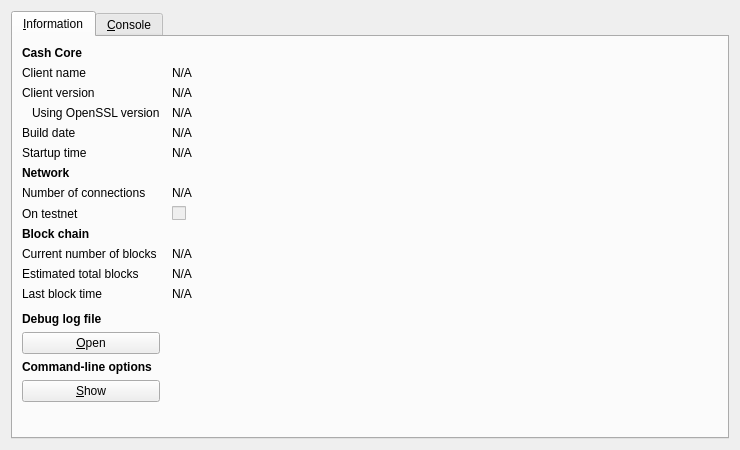
<?xml version="1.0" encoding="UTF-8"?>
<ui version="4.0">
 <class>RPCConsole</class>
 <widget class="QDialog" name="RPCConsole">
  <property name="geometry">
   <rect>
    <x>0</x>
    <y>0</y>
    <width>740</width>
    <height>450</height>
   </rect>
  </property>
  <property name="windowTitle">
   <string>Cash - Debug window</string>
  </property>
  <layout class="QVBoxLayout" name="verticalLayout_2">
   <item>
    <widget class="QTabWidget" name="tabWidget">
     <property name="currentIndex">
      <number>0</number>
     </property>
     <widget class="QWidget" name="tab_info">
      <attribute name="title">
       <string>&amp;Information</string>
      </attribute>
      <layout class="QGridLayout" name="gridLayout" columnstretch="0,1">
       <property name="horizontalSpacing">
        <number>12</number>
       </property>
       <item row="0" column="0">
        <widget class="QLabel" name="label_9">
         <property name="font">
          <font>
           <weight>75</weight>
           <bold>true</bold>
          </font>
         </property>
         <property name="text">
          <string>Cash Core</string>
         </property>
        </widget>
       </item>
       <item row="1" column="0">
        <widget class="QLabel" name="label_5">
         <property name="text">
          <string>Client name</string>
         </property>
        </widget>
       </item>
       <item row="1" column="1">
        <widget class="QLabel" name="clientName">
         <property name="cursor">
          <cursorShape>IBeamCursor</cursorShape>
         </property>
         <property name="text">
          <string>N/A</string>
         </property>
         <property name="textFormat">
          <enum>Qt::PlainText</enum>
         </property>
         <property name="textInteractionFlags">
          <set>Qt::LinksAccessibleByMouse|Qt::TextSelectableByKeyboard|Qt::TextSelectableByMouse</set>
         </property>
        </widget>
       </item>
       <item row="2" column="0">
        <widget class="QLabel" name="label_6">
         <property name="text">
          <string>Client version</string>
         </property>
        </widget>
       </item>
       <item row="2" column="1">
        <widget class="QLabel" name="clientVersion">
         <property name="cursor">
          <cursorShape>IBeamCursor</cursorShape>
         </property>
         <property name="text">
          <string>N/A</string>
         </property>
         <property name="textFormat">
          <enum>Qt::PlainText</enum>
         </property>
         <property name="textInteractionFlags">
          <set>Qt::LinksAccessibleByMouse|Qt::TextSelectableByKeyboard|Qt::TextSelectableByMouse</set>
         </property>
        </widget>
       </item>
       <item row="3" column="0">
        <widget class="QLabel" name="label_14">
         <property name="text">
          <string>Using OpenSSL version</string>
         </property>
         <property name="indent">
          <number>10</number>
         </property>
        </widget>
       </item>
       <item row="3" column="1">
        <widget class="QLabel" name="openSSLVersion">
         <property name="cursor">
          <cursorShape>IBeamCursor</cursorShape>
         </property>
         <property name="text">
          <string>N/A</string>
         </property>
         <property name="textFormat">
          <enum>Qt::PlainText</enum>
         </property>
         <property name="textInteractionFlags">
          <set>Qt::LinksAccessibleByMouse|Qt::TextSelectableByKeyboard|Qt::TextSelectableByMouse</set>
         </property>
        </widget>
       </item>
       <item row="4" column="0">
        <widget class="QLabel" name="label_12">
         <property name="text">
          <string>Build date</string>
         </property>
        </widget>
       </item>
       <item row="4" column="1">
        <widget class="QLabel" name="buildDate">
         <property name="cursor">
          <cursorShape>IBeamCursor</cursorShape>
         </property>
         <property name="text">
          <string>N/A</string>
         </property>
         <property name="textFormat">
          <enum>Qt::PlainText</enum>
         </property>
         <property name="textInteractionFlags">
          <set>Qt::LinksAccessibleByMouse|Qt::TextSelectableByKeyboard|Qt::TextSelectableByMouse</set>
         </property>
        </widget>
       </item>
       <item row="5" column="0">
        <widget class="QLabel" name="label_13">
         <property name="text">
          <string>Startup time</string>
         </property>
        </widget>
       </item>
       <item row="5" column="1">
        <widget class="QLabel" name="startupTime">
         <property name="cursor">
          <cursorShape>IBeamCursor</cursorShape>
         </property>
         <property name="text">
          <string>N/A</string>
         </property>
         <property name="textFormat">
          <enum>Qt::PlainText</enum>
         </property>
         <property name="textInteractionFlags">
          <set>Qt::LinksAccessibleByMouse|Qt::TextSelectableByKeyboard|Qt::TextSelectableByMouse</set>
         </property>
        </widget>
       </item>
       <item row="6" column="0">
        <widget class="QLabel" name="label_11">
         <property name="font">
          <font>
           <weight>75</weight>
           <bold>true</bold>
          </font>
         </property>
         <property name="text">
          <string>Network</string>
         </property>
        </widget>
       </item>
       <item row="7" column="0">
        <widget class="QLabel" name="label_7">
         <property name="text">
          <string>Number of connections</string>
         </property>
        </widget>
       </item>
       <item row="7" column="1">
        <widget class="QLabel" name="numberOfConnections">
         <property name="cursor">
          <cursorShape>IBeamCursor</cursorShape>
         </property>
         <property name="text">
          <string>N/A</string>
         </property>
         <property name="textFormat">
          <enum>Qt::PlainText</enum>
         </property>
         <property name="textInteractionFlags">
          <set>Qt::LinksAccessibleByMouse|Qt::TextSelectableByKeyboard|Qt::TextSelectableByMouse</set>
         </property>
        </widget>
       </item>
       <item row="8" column="0">
        <widget class="QLabel" name="label_8">
         <property name="text">
          <string>On testnet</string>
         </property>
        </widget>
       </item>
       <item row="8" column="1">
        <widget class="QCheckBox" name="isTestNet">
         <property name="enabled">
          <bool>false</bool>
         </property>
         <property name="text">
          <string/>
         </property>
        </widget>
       </item>
       <item row="9" column="0">
        <widget class="QLabel" name="label_10">
         <property name="font">
          <font>
           <weight>75</weight>
           <bold>true</bold>
          </font>
         </property>
         <property name="text">
          <string>Block chain</string>
         </property>
        </widget>
       </item>
       <item row="10" column="0">
        <widget class="QLabel" name="label_3">
         <property name="text">
          <string>Current number of blocks</string>
         </property>
        </widget>
       </item>
       <item row="10" column="1">
        <widget class="QLabel" name="numberOfBlocks">
         <property name="cursor">
          <cursorShape>IBeamCursor</cursorShape>
         </property>
         <property name="text">
          <string>N/A</string>
         </property>
         <property name="textFormat">
          <enum>Qt::PlainText</enum>
         </property>
         <property name="textInteractionFlags">
          <set>Qt::LinksAccessibleByMouse|Qt::TextSelectableByKeyboard|Qt::TextSelectableByMouse</set>
         </property>
        </widget>
       </item>
       <item row="11" column="0">
        <widget class="QLabel" name="label_4">
         <property name="text">
          <string>Estimated total blocks</string>
         </property>
        </widget>
       </item>
       <item row="11" column="1">
        <widget class="QLabel" name="totalBlocks">
         <property name="cursor">
          <cursorShape>IBeamCursor</cursorShape>
         </property>
         <property name="text">
          <string>N/A</string>
         </property>
         <property name="textFormat">
          <enum>Qt::PlainText</enum>
         </property>
         <property name="textInteractionFlags">
          <set>Qt::LinksAccessibleByMouse|Qt::TextSelectableByKeyboard|Qt::TextSelectableByMouse</set>
         </property>
        </widget>
       </item>
       <item row="12" column="0">
        <widget class="QLabel" name="label_2">
         <property name="text">
          <string>Last block time</string>
         </property>
        </widget>
       </item>
       <item row="12" column="1">
        <widget class="QLabel" name="lastBlockTime">
         <property name="cursor">
          <cursorShape>IBeamCursor</cursorShape>
         </property>
         <property name="text">
          <string>N/A</string>
         </property>
         <property name="textFormat">
          <enum>Qt::PlainText</enum>
         </property>
         <property name="textInteractionFlags">
          <set>Qt::LinksAccessibleByMouse|Qt::TextSelectableByKeyboard|Qt::TextSelectableByMouse</set>
         </property>
        </widget>
       </item>
       <item row="13" column="0">
        <spacer name="verticalSpacer_2">
         <property name="orientation">
          <enum>Qt::Vertical</enum>
         </property>
         <property name="sizeHint" stdset="0">
          <size>
           <width>20</width>
           <height>20</height>
          </size>
         </property>
        </spacer>
       </item>
       <item row="14" column="0">
        <widget class="QLabel" name="labelDebugLogfile">
         <property name="font">
          <font>
           <weight>75</weight>
           <bold>true</bold>
          </font>
         </property>
         <property name="text">
          <string>Debug log file</string>
         </property>
        </widget>
       </item>
       <item row="15" column="0">
        <widget class="QPushButton" name="openDebugLogfileButton">
         <property name="toolTip">
          <string>Open the Cash debug log file from the current data directory. This can take a few seconds for large log files.</string>
         </property>
         <property name="text">
          <string>&amp;Open</string>
         </property>
         <property name="autoDefault">
          <bool>false</bool>
         </property>
        </widget>
       </item>
       <item row="16" column="0">
        <widget class="QLabel" name="labelCLOptions">
         <property name="font">
          <font>
           <weight>75</weight>
           <bold>true</bold>
          </font>
         </property>
         <property name="text">
          <string>Command-line options</string>
         </property>
        </widget>
       </item>
       <item row="17" column="0">
        <widget class="QPushButton" name="showCLOptionsButton">
         <property name="toolTip">
          <string>Show the Cash-Qt help message to get a list with possible Cash command-line options.</string>
         </property>
         <property name="text">
          <string>&amp;Show</string>
         </property>
         <property name="autoDefault">
          <bool>false</bool>
         </property>
        </widget>
       </item>
       <item row="18" column="0">
        <spacer name="verticalSpacer">
         <property name="orientation">
          <enum>Qt::Vertical</enum>
         </property>
         <property name="sizeHint" stdset="0">
          <size>
           <width>20</width>
           <height>40</height>
          </size>
         </property>
        </spacer>
       </item>
      </layout>
     </widget>
     <widget class="QWidget" name="tab_console">
      <attribute name="title">
       <string>&amp;Console</string>
      </attribute>
      <layout class="QVBoxLayout" name="verticalLayout_3">
       <property name="spacing">
        <number>3</number>
       </property>
       <item>
        <widget class="QTextEdit" name="messagesWidget">
         <property name="minimumSize">
          <size>
           <width>0</width>
           <height>100</height>
          </size>
         </property>
         <property name="readOnly">
          <bool>true</bool>
         </property>
         <property name="tabKeyNavigation" stdset="0">
          <bool>false</bool>
         </property>
         <property name="columnCount" stdset="0">
          <number>2</number>
         </property>
        </widget>
       </item>
       <item>
        <layout class="QHBoxLayout" name="horizontalLayout">
         <property name="spacing">
          <number>3</number>
         </property>
         <item>
          <widget class="QLabel" name="label">
           <property name="text">
            <string notr="true">&gt;</string>
           </property>
          </widget>
         </item>
         <item>
          <widget class="QLineEdit" name="lineEdit"/>
         </item>
         <item>
          <widget class="QPushButton" name="clearButton">
           <property name="maximumSize">
            <size>
             <width>24</width>
             <height>24</height>
            </size>
           </property>
           <property name="toolTip">
            <string>Clear console</string>
           </property>
           <property name="text">
            <string/>
           </property>
           <property name="icon">
            <iconset resource="../bitcoin.qrc">
             <normaloff>:/icons/remove</normaloff>:/icons/remove</iconset>
           </property>
           <property name="shortcut">
            <string notr="true">Ctrl+L</string>
           </property>
           <property name="autoDefault">
            <bool>false</bool>
           </property>
          </widget>
         </item>
        </layout>
       </item>
      </layout>
     </widget>
    </widget>
   </item>
  </layout>
 </widget>
 <resources>
  <include location="../bitcoin.qrc"/>
 </resources>
 <connections/>
</ui>
